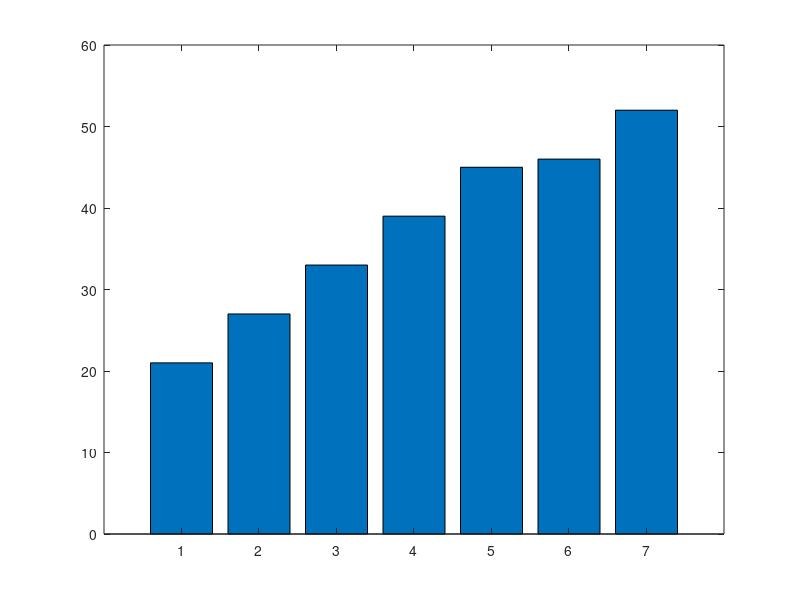

Source code (MATLAB): (Note: this script raises an error after producing the figure.)
a = 0;
K = 5;
b = 4;
D = zeros(1, 7); 
for i = 1:7
    D(i) = 20 + (K * i) + mod(a * i, 7) - mod(b * i, 5);
end

%verifikasi pakai fungsi MATLAB
mean_D = mean(D);  
median_D = median(D);  
mode_D = mode(D);  
range_D = range(D);  
std_D = std(D, 1);

%
disp('hasil verifikasi MATLAB:');
disp(['rata-rata (mean): ', num2str(mean_D)]);
disp(['median: ', num2str(median_D)]);
disp(['modus : ', num2str(mode_D)]);
disp(['rentang (range): ', num2str(range_D)]);
disp(['standar deviasi (Standard Deviation): ', num2str(std_D)]);

%diagram batang penjualan per toko dan garis rata-rata
figure;  
bar(D);  
hold on;  
yline(mean_D, 'r', 'garis rata-rata', 'LineWidth', 2);

%label dan judul diagram
xlabel('toko (i)', 'FontSize', 12);
ylabel('penjualan (dalam juta)', 'FontSize', 12);
title('diagram batang penjualan rer toko', 'FontSize', 14);

%menampilkan hasil plot
hold off;
